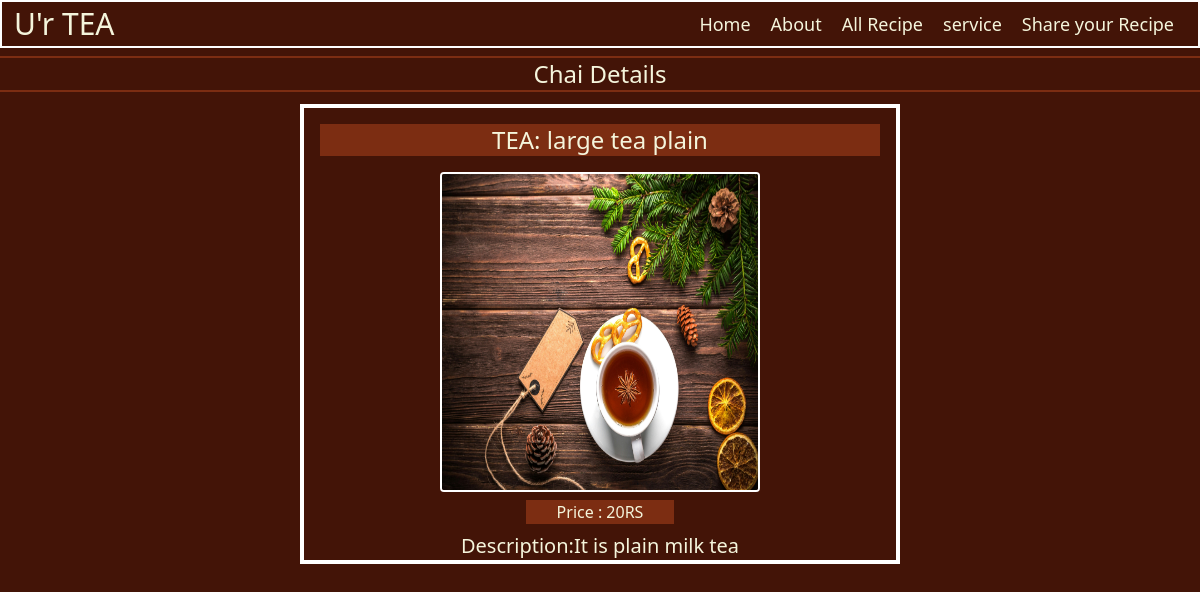
Page /service/2/ on the committed database.
### chai/models.py (models this page shows, shortened)
class ChaiVarity(models.Model):
    CHAI_TYPE_CHOICE =[
        ('ML', 'MASALA'),
        ('GR', 'GINGER'),
        ('BL', 'BLACK'),
        ('PL', 'PLAIN'),
        ('EL', 'ELAICHI'),
    ]
    name = models.CharField(max_length=100)
    image =models.ImageField(upload_to='chais/')
    date_added = models.DateTimeField(default=timezone.now)
    type = models.CharField(max_length=2, choices=CHAI_TYPE_CHOICE)
    description = models.TextField(default='')

### chai/views.py (the view)
# urls.py: path('<int:chai_id>/',views.chai_detail , name='chai_detail'),
def chai_detail(request, chai_id):
    chai = get_object_or_404(ChaiVarity,pk=chai_id) #pk means primary key
    return render(request, 'chai/chai_detail.html', {'chai':chai})

### chai/templates/chai/chai_detail.html (shortened to what this page needs)
{% extends "layout.html" %}
{% block content %}
<h1 class=" text-2xl border-orange-900 border-y-2 mt-2"> Chai Details</h1>
<div class="container w-1/2 mx-auto bg-orange-950 border-white border-4  mt-3">
<p class='text-2xl text-center bg-orange-900 m-4'> TEA: {{chai.name}}</p>
<img class="rounded h-80 w-80 border-white border-2 mx-auto block" src="{{chai.image.url}}" alt="{{chai.name}}">
<p class="bg-orange-900 text-center w-1/4 mx-auto mt-2 "> Price : 20RS</p>
<p class='text-center text-xl  mt-2'> Description:{{chai.description}}</p>
</div>
{% endblock %}

### static/style.css (style rules this page uses)
body { background-color: rgb(12, 12, 68); color: beige; }
h1 { text-align: center; font-size: 2em; }

### rows in the picture
ChaiVarity: name "large tea plain", image (picture), description "It is plain milk tea"
